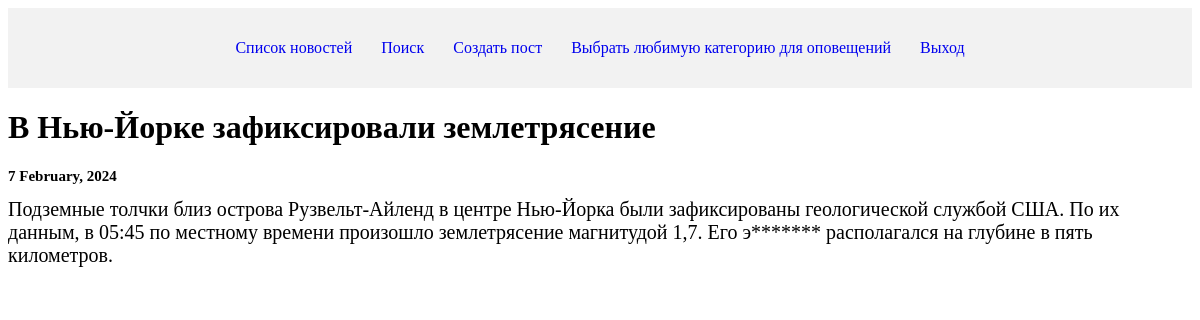
Screenshot of /news/1 with the database file from the repository.
### news/models.py (models this page shows, shortened)
class Post(models.Model):
    news = 'NW'  # значение такого вида будет записано в БД
    articles = 'AR'  # значение такого вида будет записано в БД
    POST_TYPES = [
        (news, "Новость"),
        (articles, "Статья")
    ]  # значения, которые будут переданы на пользовательский интерфейс
    author = models.ForeignKey(Author, on_delete=models.CASCADE)
    post_type = models.CharField(max_length=2, choices=POST_TYPES, default=news)
    date_of_creation = models.DateTimeField(auto_now_add=True)
    category = models.ManyToManyField(Category, through="PostCategory")
    title = models.CharField(max_length=255)
    text = models.TextField()
    rating = models.IntegerField(default=0)

### news/views.py (the view)
# urls.py: path('<int:pk>', NewsListDetail.as_view()),
class NewsListDetail(DetailView):
    model = Post
    template_name = 'news/news_list_id.html'  # шаблон для отображения списка новостей
    context_object_name = 'news_list_id'

### news/templatetags/custom_filters.py (called while the page is built)
@register.filter()
def censor(word):
    news = ''
    for i in word.split():
        if i in censorship_list:
            news += i[0] + '*' * (len(i) - 1) + ' '
        else:
            news += i + ' '
    return news

### templates/news/news_list_id.html (shortened to what this page needs)
{% extends "default.html" %}
{% load custom_filters %}
{% block content %}
    <h1 >{{ news_list_id.title|censor }}</h1>
    <h1 style="font-size: 15px;">{{ news_list_id.date_of_creation|date:"j F, Y" }}</h1>
    <h1 style="font-size: 20px;"><span style="font-weight: normal;">{{ news_list_id.text|censor }}</span></h1>
{% endblock %}

### rows the page displays
Post: title|censor "В Нью-Йорке зафиксировали землетрясение", date_of_creation "7 February, 2024", text|censor "Подземные толчки близ острова Рузвельт-Айленд в центре Нью-Йорка были зафиксированы геологической службой США. По их данным, в 05:45 по местному времени произошло землетрясение магнитудой 1,7. Его э******* располагался на глубине в пять километров."
